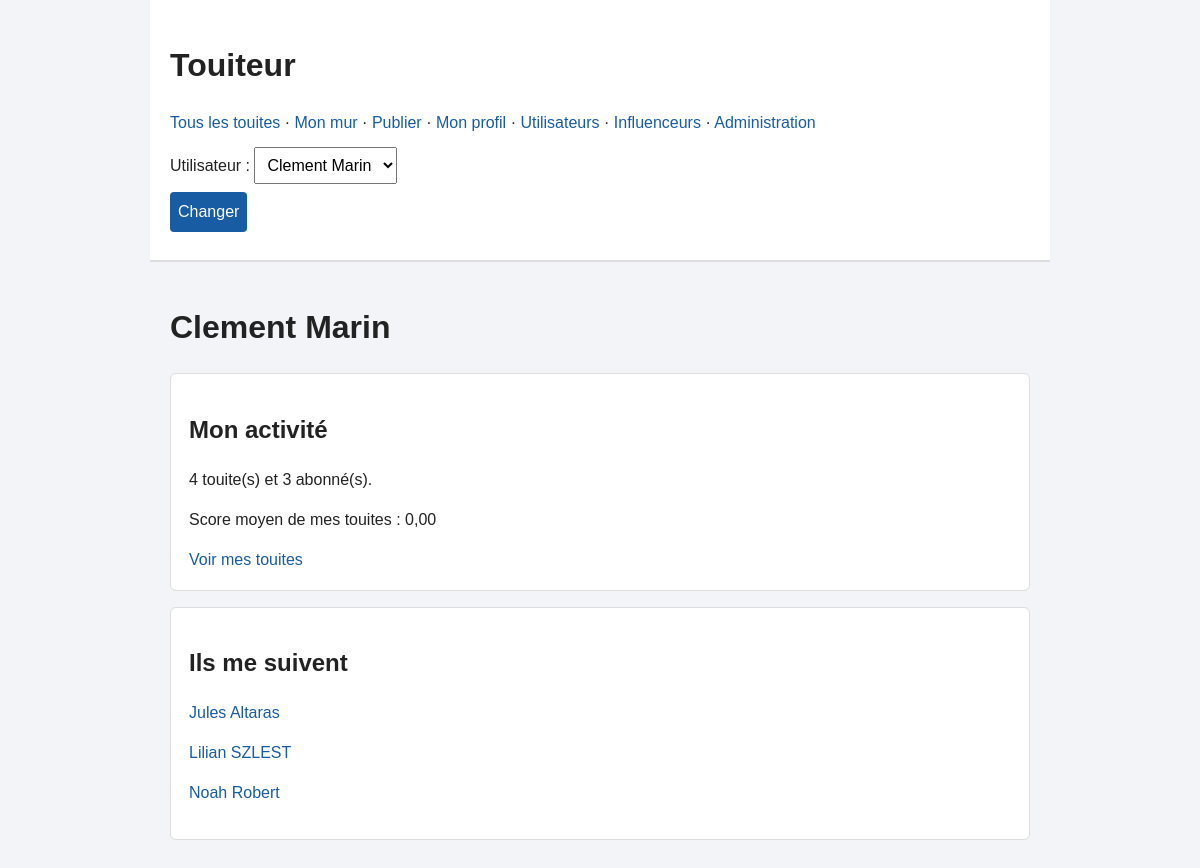
The app's page /?action=profile with its own data.
### tables this page shows
CREATE TABLE UTILISATEUR (
    id_utilisateur INT,
    nom VARCHAR(50),
    prenom VARCHAR(50),
    email VARCHAR(100),
    nb_touites INT DEFAULT 0,

    CONSTRAINT pk_utilisateur PRIMARY KEY (id_utilisateur),
    CONSTRAINT uq_utilisateur_email UNIQUE (email)
);

### index.php (called while the page is built, shortened)
<?php
if (\iutnc\touiteur\config\Connexion::obtenir() === null) {
    require __DIR__ . '/apercu.php';
    exit;
}
$dispatcher = new Dispatcher();
$dispatcher->run();

### classes/config/Connexion.php (called while the page is built, shortened)
<?php
class Connexion
{
    private static ?\PDO $pdo = null;
    public static function obtenir(): ?\PDO
    {
        if (self::$pdo !== null) {
            return self::$pdo;
        }
        $config = parse_ini_file(__DIR__ . '/touiteur.ini');
        $dsn = 'mysql:host=' . $config['host'] . ';port=' . $config['port'];
        $dsn .= ';dbname=' . $config['database'] . ';charset=utf8mb4';
        try {
            $pdo = new \PDO($dsn, $config['username'], $config['password']);
            $pdo->setAttribute(\PDO::ATTR_ERRMODE, \PDO::ERRMODE_EXCEPTION);
            $pdo->setAttribute(\PDO::ATTR_DEFAULT_FETCH_MODE, \PDO::FETCH_ASSOC);
            foreach (['TAG', 'IMAGE', 'SUIVRE', 'ABONNEMENT_TAG', 'TOUITE_TAG'] as $table) {
                $pdo->query('SELECT * FROM ' . $table . ' LIMIT 1');
            }
            $requete = $pdo->query('SELECT * FROM UTILISATEUR LIMIT 1');
            $pdo->query('SELECT * FROM TOUITE LIMIT 1');
            $pdo->exec("SET time_zone = '" . date('P') . "'");
            self::$pdo = $pdo;
            return $pdo;
        } catch (\PDOException $e) {
            die('Erreur BDD : ' . htmlspecialchars($e->getMessage()));
        }
    }
}

### classes/repository/Repository.php (called while the page is built, shortened)
<?php
class Repository
{
    public function __construct()
    {
        $this->pdo = Connexion::obtenir();
    }
}

### classes/repository/UtilisateurRepository.php (called while the page is built, shortened)
<?php
class UtilisateurRepository extends Repository {
    public function tous(): array {
        $sql     = 'SELECT id_utilisateur FROM UTILISATEUR ORDER BY prenom, nom';
        $requete = $this->pdo->prepare($sql);
        $requete->execute();
        $lignes = $requete->fetchAll();
        $resultat = [];
        foreach ($lignes as $ligne) {
            $resultat[] = $this->trouver($ligne['id_utilisateur']);
        }
        return $resultat;
    }
    public function trouver(int $id): Utilisateur {
        $sql     = 'SELECT * FROM UTILISATEUR WHERE id_utilisateur = ?';
        $requete = $this->pdo->prepare($sql);
        $requete->execute([$id]);
        $ligne = $requete->fetch();
        return new Utilisateur($id, (string) $ligne['nom'], (string) $ligne['prenom'],
        (string) $ligne['email'], (int) $ligne['nb_touites']);
    }
    public function abonnes(int $id): array {
        $sql = 'SELECT u.* FROM UTILISATEUR u JOIN SUIVRE s ON s.id_utilisateur_abonne = u.id_utilisateur
            WHERE s.id_utilisateur_suivi = ? ORDER BY u.prenom, u.nom';
        $requete = $this->pdo->prepare($sql);
        $requete->execute([$id]);
        return $requete->fetchAll();
    }
    public function moyenne(int $auteur): ?float {
        $requete = $this->pdo->prepare('SELECT id_touite FROM TOUITE WHERE id_utilisateur = ?');
        $requete->execute([$auteur]);
        $touites = $requete->fetchAll();
        $repo  = new TouiteRepository();
        $somme = 0;
        foreach ($touites as $touite) {
            $somme = $somme + $repo->score($touite['id_touite']);
        }
        return $somme / count($touites);
    }
}

### classes/classes principales/Utilisateur.php (called while the page is built, shortened)
<?php
class Utilisateur
{
    public string $nom;
    public string $prenom;
    public function __construct(int $id, string $nom, string $prenom, string $email, int $nbTouites)
    {
        $this->id = $id;
        $this->nom = $nom;
        $this->prenom = $prenom;
        $this->nbTouites = $nbTouites;
    }
    public function nomComplet(): string
    {
        return $this->prenom . " " . $this->nom;
    }
}

### classes/repository/TouiteRepository.php (called while the page is built, shortened)
<?php
class TouiteRepository extends Repository
{
    public function score(int $touite): int
    {
        if (!Connexion::$votes) {
            return 0;
        }
        $score = 0;
        return $score;
    }
}

### classes/action/AfficherProfilAction.php (the view, shortened to what this page needs)
<?php
class AfficherProfilAction extends Action
{
    public function execute(): string
    {
        $id = (int) $_SESSION['user_id'];
        $repo = new UtilisateurRepository();
        $utilisateur = $repo->trouver($id);
        $abonnes = $repo->abonnes($id);
        $moyenne = $repo->moyenne($id);
        $id = $utilisateur->id;
        $score = 'Aucun touite';
        if ($moyenne !== null) {
            $score = number_format($moyenne, 2, ',', ' ');
        }
        $nom = htmlspecialchars($utilisateur->nomComplet());
        $nombre = count($abonnes);
        $html = <<<HTML
        <h1>$nom</h1>
        <section class="card">
            <h2>Mon activité</h2>
            <p>{$utilisateur->nbTouites} touite(s) et $nombre abonné(s).</p>
            <p>Score moyen de mes touites : $score</p>
            <a href="?action=author&id=$id">Voir mes touites</a>
        </section>
        <section class="card">
            <h2>Ils me suivent</h2>
        HTML;
        foreach ($abonnes as $abonne) {
            $html .= '<p><a href="?action=author&id=' . (int) $abonne['id_utilisateur'] . '">';
            $html .= htmlspecialchars($abonne['prenom'] . ' ' . $abonne['nom']) . '</a></p>';
        }
        return $html . '</section>';
    }
}

### CSS/style.css (style rules this page uses)
* { box-sizing: border-box; }
body { margin: 0; background: #f2f4f7; color: #222; font-family: Arial, sans-serif; line-height: 1.5; }
a { color: #185ca4; text-decoration: none; }
.card, table { background: white; padding: 18px; margin: 16px 0; border: 1px solid #ddd; border-radius: 6px; }

### records on screen
utilisateur: nom "Clement Marin", nb_touites "4"
utilisateur: prenom+nom "Jules Altaras"
utilisateur: prenom+nom "Lilian SZLEST"
utilisateur: prenom+nom "Noah Robert"

### other values on screen
$nombre "3"
$score "0,00"
form field user_id "Clement Marin"
